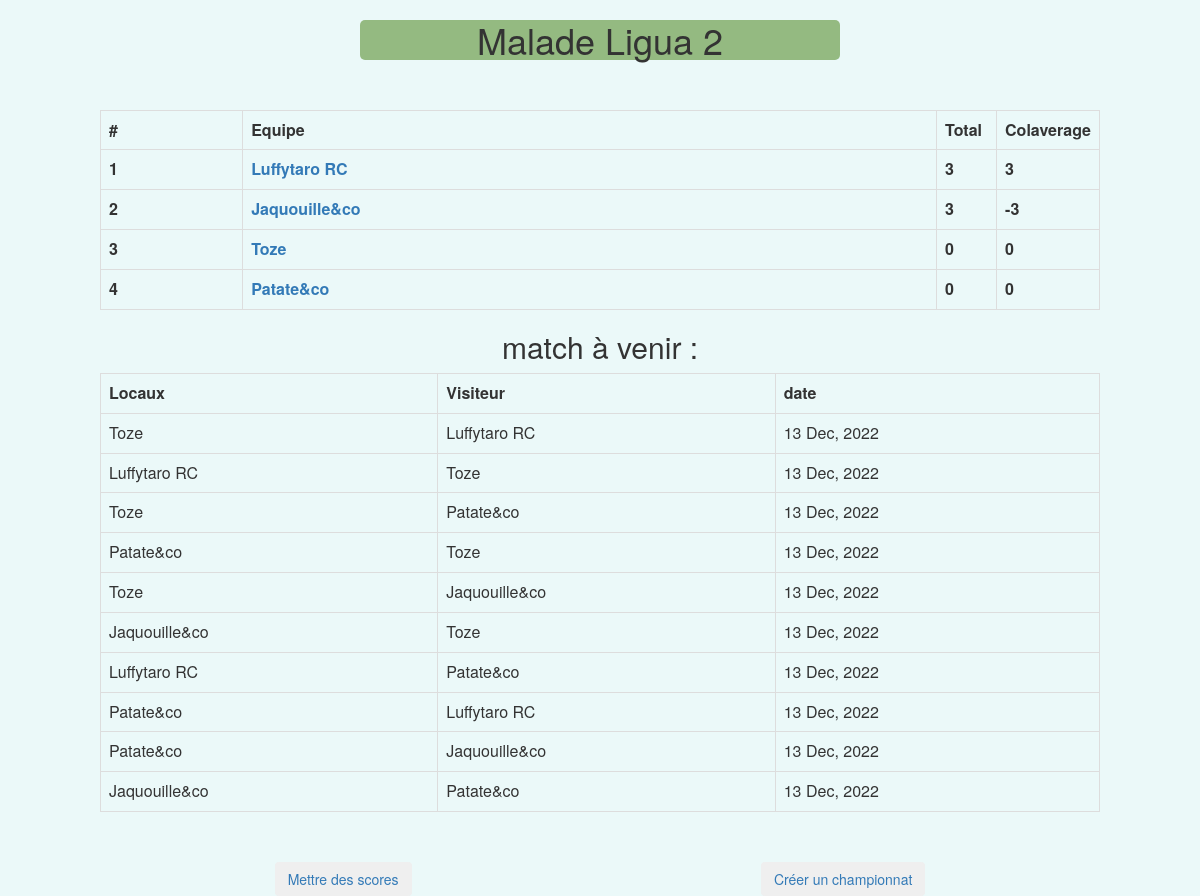
The app's page /polls/2/ with its own data.
### polls/models.py (models this page shows, shortened)
class Ligue(models.Model):
    ID = models.IntegerField(primary_key=True)
    nom = models.CharField(max_length=20)
    def get_matches(self):
        matches= Match.objects.all().filter(ligue=self.ID).filter(score_visiteurs='-')
        return matches
    def get_equipes(self):
        equipes = Equipe.objects.all().filter(ligue=self.ID)
        for equipe in equipes:
            colaverage = 0
            matches= Match.objects.all().filter(locaux=equipe.ID) | Match.objects.all().filter(visiteur=equipe.ID)
            final = 0
            for results in matches :
                if results.score_visiteurs != '-' and results.score_visiteurs != '-':
                    if results.visiteur.ID == equipe.ID:
                        colaverage = colaverage + int(results.score_visiteurs)
                        colaverage  = colaverage - int(results.score_locaux)
                        if results.score_visiteurs > results.score_locaux:
                            final += 3
                        elif results.score_visiteurs == results.score_locaux and results.score_visiteurs != '-':
                            final += 1
                        else:
                            final += 0
                    else:
                        colaverage = colaverage - int(results.score_visiteurs)
                        colaverage  = colaverage + int(results.score_locaux)
                        if results.score_visiteurs < results.score_locaux:
                            final += 3
                        elif results.score_visiteurs == results.score_locaux and results.score_visiteurs != '-':
                            final += 1
                        else:
                            final += 0
            equipe.colaverage = colaverage
            equipe.point = final
            print(equipe.ID, ':' ,equipe.point)
            equipe.save()
        return equipes.order_by('-point','-colaverage')

class Equipe(models.Model):
    ligue = models.ForeignKey(Ligue, on_delete=models.CASCADE)
    ID = models.IntegerField(primary_key=True)
    nom = models.CharField(max_length=50)
    point = models.IntegerField(default=0)
    colaverage = models.IntegerField(default=0)
    def __str__(self):
        return self.nom

class Match(models.Model):
    ligue = models.ForeignKey(Ligue, on_delete=models.CASCADE)
    visiteur = models.ForeignKey(Equipe, on_delete=models.CASCADE, related_name="visiteurs")
    locaux = models.ForeignKey(Equipe, on_delete=models.CASCADE, related_name="locaux")
    score_visiteurs = models.CharField(default='-', max_length=2)
    score_locaux = models.CharField(default='-',max_length=2)
    date = models.DateField()

### polls/views.py (the view)
# urls.py: path('<int:ligue>/', views.detail, name='detail'),
def detail(request, ligue):
    ligue = get_object_or_404(Ligue, pk=ligue)
    return render(request, 'polls/detail.html', {'ligue': ligue})

### polls/templates/polls/detail.html (shortened to what this page needs)
<link rel="stylesheet" href="https://cdn.jsdelivr.net/npm/bootstrap@3.3.7/dist/css/bootstrap.min.css">
<link rel="stylesheet" href="/static/polls/style.css">
<h1 class="ligue">{{ ligue.nom }}</h1>
<div class="Box_details">
    <div>
        <table class="table table-bordered">
            <tr>
                <th>#</th>
                <th>Equipe</th>
                <th class="th">Total</th>
                <th class="th">Colaverage</th>
            </tr>
            {% for equipe in ligue.get_equipes %}
                <tr>
                    <th>{{forloop.counter}}</th>
                    <th><a href="{% url 'polls:results' equipe.ID %}">{{ equipe.nom }}</a></th>
                    <th>{{ equipe.point }}</th>
                    <th>{{ equipe.colaverage }}</th>
                </tr>
            {% endfor %}
        </table>
    </div>
    <div>
        <h2>
            match à venir :
        </h2>
            <table class="table table-bordered">
                <tr>
                    <th>Locaux</th>
                    <th>Visiteur</th>
                    <th>date</th>
                </tr>
                {% for match in ligue.get_matches %}
                    <tr>
                        <td>{{ match.locaux }}</td>
                        <td>{{ match.visiteur }}</td>
                        <td>{{ match.date|date:"d M, Y" }}</td>
                    </tr>
                {% endfor %}
            </table>
            <div class="flex_btn_around">
                <a href="./post">
                    <button  type="button" class="btn btn-outline-success">Mettre des scores</button>
                </a>
                <a href="/polls/create/{{ligue.ID}}/">
                    <button  type="button" class="btn btn-outline-success">Créer un championnat</button>
                </a>
            </div>
    </div>
</div>

### polls/static/polls/style.css (style rules this page uses)
.th { width: 60px !important; }
.flex_btn_around { display: flex; justify-content: space-around; margin-top: 50px; }
.ligue { background-color: rgb(148, 186, 129); margin-left: 30%; margin-right: 30%; border-radius: 5px; }
.Box_details { padding-top: 40px; padding-left: 100px; padding-right: 100px; }
h1, h2 { text-align: center; }

### records on screen
Ligue: nom "Malade Ligua 2"
Equipe: nom "Luffytaro RC", point "3", colaverage "3"
Equipe: nom "Jaquouille&co", point "3", colaverage "-3"
Equipe: nom "Toze", point "0", colaverage "0"
Equipe: nom "Patate&co", point "0", colaverage "0"
Match: locaux "Toze", visiteur "Luffytaro RC", date "13 Dec, 2022"
Match: locaux "Luffytaro RC", visiteur "Toze", date "13 Dec, 2022"
Match: locaux "Toze", visiteur "Patate&co", date "13 Dec, 2022"
Match: locaux "Patate&co", visiteur "Toze", date "13 Dec, 2022"
Match: locaux "Toze", visiteur "Jaquouille&co", date "13 Dec, 2022"
Match: locaux "Jaquouille&co", visiteur "Toze", date "13 Dec, 2022"
Match: locaux "Luffytaro RC", visiteur "Patate&co", date "13 Dec, 2022"
Match: locaux "Patate&co", visiteur "Luffytaro RC", date "13 Dec, 2022"
Match: locaux "Patate&co", visiteur "Jaquouille&co", date "13 Dec, 2022"
Match: locaux "Jaquouille&co", visiteur "Patate&co", date "13 Dec, 2022"
